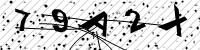
#> input picture 14_79A2X.jpg, 200 x 50 px, given in place of 4_3N9N7.jpg, which was not available
$ jupyter execute --allow-errors preprocessing.ipynb   (shell and % lines are left out)   (text cells are left out)
#> lines starting #> are read from the running program, lines starting #| are printed output that depends on the picture; after the words box and inside, x2 and y2 are one past the last pixel; in counts of white or black regions, pixels touching at a corner belong together; long printed decimals are rounded; pictures that were not available may be replaced by others from this repository, and a replacement may not be noted
[cell 1]
from google.colab import drive
drive.mount('/content/drive')

[cell 2]
import os
import glob
import numpy as np
import pandas as pd
import shutil
import cv2
import matplotlib.pyplot as plt

[cell 3]
os.chdir('/content/drive/My Drive/project_captcha/dataset/combined')

[cell 4]
im = cv2.imread('4_3N9N7.jpg',-1)
#> im is the input picture: shape (50, 200, 3); min 0, max 255, mean 202.9
im.shape
#> Out = (50, 200, 3)

[cell 5]
plt.imshow(im,cmap='gray')

[cell 6]
im_gray = cv2.cvtColor(im,cv2.COLOR_BGR2GRAY)
plt.imshow(im_gray, cmap='gray')
print(im_gray.shape)
#| (50, 200)

[cell 7]
kernel = np.ones((3,3),np.uint8)
close = cv2.morphologyEx(im_gray, cv2.MORPH_CLOSE, kernel)
plt.imshow(close, cmap='gray')

[cell 8]
print(set(close.flatten()))
#> (printed output is left out)

[cell 9]
ret,th_otsu = cv2.threshold(close,0,255,cv2.THRESH_BINARY+cv2.THRESH_OTSU)
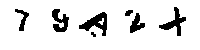
#> th_otsu: shape (50, 200); 89.1% white; 7 black regions (1 under 20 px), largest, box (x1, y1, x2, y2) and area: (79, 12, 107, 36) 300, (159, 7, 186, 36) 251, (52, 9, 69, 32) 221, (130, 13, 145, 33) 151, (15, 9, 29, 31) 114, (125, 10, 133, 16) 35
#> ret = 142
plt.imshow(th_otsu, cmap='gray')

[cell 10]
print(set(th_otsu.flatten()))
#| {0, 255}

[cell 11]
im_rescaled = cv2.resize(im_gray,None, fx = 10, fy = 10, interpolation = cv2.INTER_CUBIC)
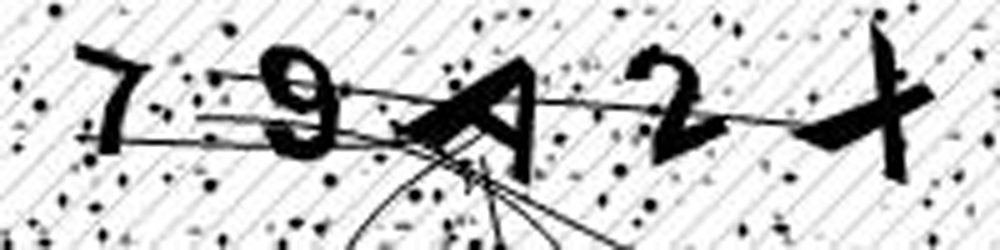
#> im_rescaled: shape (500, 2000) (shown at 1/2 size); min 0, max 255, mean 202.7
plt.imshow(im_rescaled, cmap='gray')

[cell 12]
im_rescaled.shape
#> Out = (500, 2000)

[cell 13]
kernel = np.ones((23,23),np.uint8)
close_re = cv2.morphologyEx(im_rescaled, cv2.MORPH_CLOSE, kernel)
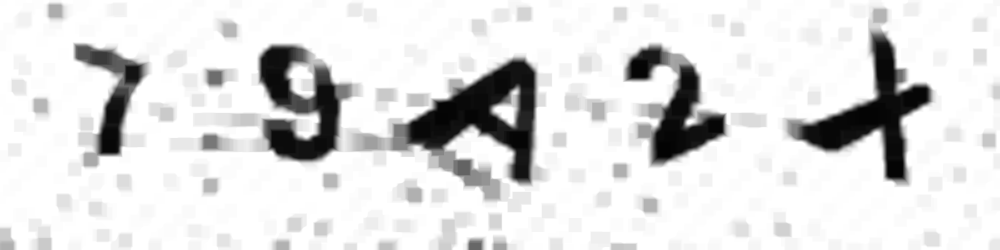
#> close_re: shape (500, 2000) (shown at 1/2 size); min 3, max 255, mean 222.8
plt.imshow(close_re, cmap='gray')

[cell 14]
ret,th_otsu_re = cv2.threshold(close_re,0,255,cv2.THRESH_BINARY+cv2.THRESH_OTSU)
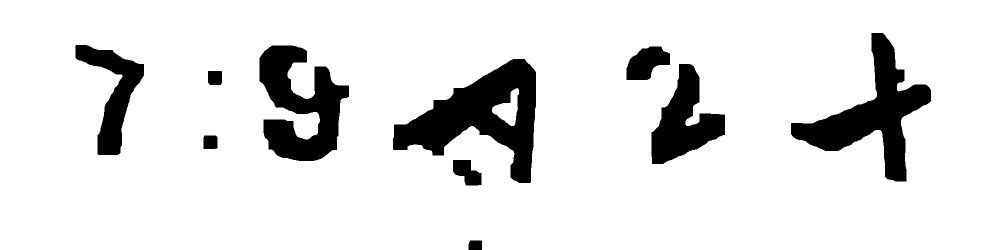
#> th_otsu_re: shape (500, 2000) (shown at 1/2 size); 88.5% white; 10 black regions, largest, box (x1, y1, x2, y2) and area: (786, 118, 1072, 366) 31365, (1582, 66, 1862, 363) 26176, (519, 91, 698, 322) 23141
#> ret = 145
plt.imshow(th_otsu_re, cmap='gray')

[cell 15]
print(set(th_otsu_re.flatten()))
#| {0, 255}

[cell 16]
im_orig = cv2.resize(th_otsu_re,None, fx = 0.2, fy = 0.2, interpolation = cv2.INTER_CUBIC)
#> im_orig: shape (100, 400); 88.6% white; 10 black regions, largest, box (x1, y1, x2, y2) and area: (157, 24, 214, 73) 1242, (316, 13, 372, 73) 1042, (104, 18, 140, 64) 921
plt.imshow(im_orig, cmap='gray')

[cell 17]
print(set(im_orig.flatten()))
#| {0, 255}

[cell 18]
import easyocr
#> (the rest of this cell did not finish here and is left out)

#> (a cell that did not finish here is left out)

[cell 20]
files = sorted(glob.glob('*.jpg'))

for file in files:
    im =  cv2.imread(file,-1)
    im_gray = cv2.cvtColor(im,cv2.COLOR_BGR2GRAY)
    im_rescaled = cv2.resize(im_gray,None, fx = 10, fy = 10, interpolation = cv2.INTER_CUBIC)
    kernel = np.ones((23,23),np.uint8)
    close_re = cv2.morphologyEx(im_rescaled, cv2.MORPH_CLOSE, kernel)
    ret,th = cv2.threshold(close_re,0,255,cv2.THRESH_BINARY+cv2.THRESH_OTSU)
    processed = cv2.resize(th,None, fx = 0.2, fy = 0.2, interpolation = cv2.INTER_CUBIC)

    cv2.imwrite('../processed/'+file, processed)

[cell 21]
import easyocr
#> (the rest of this cell did not finish here and is left out)

[cell 22]
os.chdir('/content/drive/My Drive/project_captcha/dataset/processed')

[cell 23]
im = cv2.imread('1012_K867W.jpg',0)
plt.imshow(im, cmap='gray')

[cell 24]
im.shape
#> Out = (50, 200)

[cell 25]
print(set(im.flatten()))
#> (printed output is left out)

[cell 26]
ret,thresh_inv = cv2.threshold(im,127,255,cv2.THRESH_BINARY_INV)
#> thresh_inv: shape (50, 200); 16.1% white; 85 white regions (84 under 20 px)
plt.imshow(thresh_inv, cmap='gray')

[cell 27]
print(set(thresh_inv.flatten()))
#| {0, 255}

[cell 28]
image_copy = thresh_inv.copy()

contours, hierarchy = cv2.findContours(image_copy, cv2.RETR_EXTERNAL, cv2.CHAIN_APPROX_NONE)
#> contours = 84 contours, 83 with area under 20; largest, box (x1, y1, x2, y2) and area: (15, 2, 187, 50) 1234
# print(contours)
contours = sorted(contours, key=lambda ctr: cv2.boundingRect(ctr)[0])
cv2.drawContours(image_copy, contours, -1, (0,0,255), 0)
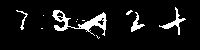
#> image_copy: shape (50, 200); 7.7% white; 11 white regions (7 under 20 px)

plt.imshow(image_copy, cmap='gray')

[cell 29]
image_copy = thresh_inv.copy()

contours, hierarchy = cv2.findContours(image_copy, cv2.RETR_EXTERNAL, cv2.CHAIN_APPROX_NONE)
# print(contours)
contours = sorted(contours, key=lambda ctr: cv2.contourArea(ctr), reverse=True)[:5]
#> contours = 5 contours, 4 with area under 20; largest, box (x1, y1, x2, y2) and area: (15, 2, 187, 50) 1234
good_cnts = sorted(contours, key=lambda ctr: cv2.boundingRect(ctr)[0])
#> good_cnts has the same summary as contours

temp_img = np.ones((100,400))*255
cv2.drawContours(temp_img, good_cnts, -1, (0,0,255), 0)
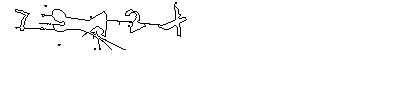
#> temp_img: shape (100, 400) float64; 98.4% white; black in thin lines or dots, all inside (x1, y1, x2, y2) = (15, 2, 187, 50)
plt.imshow(temp_img)

[cell 30]
len(contours)
#> Out = 5

[cell 31]
maxArea = 100.0
good_cnts = []
for i in range(0, len(contours)):
    area = cv2.contourArea(contours[i])
    # print(area)
    if area > maxArea:
        good_cnts.append(contours[i])
#> this loop made 5 passes
#> area on pass 1: 1233.5
#> after the loop, good_cnts = 1 contour; box (x1, y1, x2, y2) and area: (15, 2, 187, 50) 1234

temp_img = np.ones((100,400))*255
cv2.drawContours(temp_img, good_cnts, -1, (0,0,255), 0)
plt.imshow(temp_img)

[cell 32]
good_cnts = sorted(good_cnts, key=lambda ctr: cv2.boundingRect(ctr)[0])

for cnt in good_cnts:
    rect = cv2.minAreaRect(cnt)
    print(rect)
    box = cv2.boxPoints(rect)
    box = np.int0(box)
    print(box)
    cv2.drawContours(image_copy,[box],0,(255),1)
#> this loop made 1 pass
#> (rect, box) on pass 1: (((100.7, 27.66), (171.2, 44.77), -2.51), [[16, 53], [14, 9], [185, 1], [187, 46]])
#| ((100.704, 27.657), (171.186, 44.770), -2.505)
#| [[ 16  53]
#|  [ 14   9]
#|  [185   1]
#|  [187  46]]
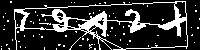
#> image_copy: shape (50, 200); 19.2% white; 75 white regions (74 under 20 px), largest, box (x1, y1, x2, y2) and area: (14, 1, 188, 50) 1727

plt.imshow(image_copy,cmap='gray')

[cell 33]
for cnt in good_cnts:
    x,y,w,h = cv2.boundingRect(cnt)
    cv2.rectangle(image_copy,(x,y),(x+w,y+h),(255),1)
#> this loop made 1 pass
#> (x, y, w, h) on pass 1: (15, 2, 172, 48)
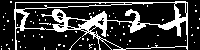
#> image_copy: shape (50, 200); 21.2% white; 70 white regions (69 under 20 px), largest, box (x1, y1, x2, y2) and area: (14, 1, 188, 50) 1934

plt.imshow(image_copy,cmap='gray')

[cell 34]
def get_mini_boxes(contour):
    rect = cv2.minAreaRect(contour)
    points = sorted(list(cv2.boxPoints(rect)), key=lambda x: x[0])
    width, height = rect[1]
    angle = rect[2]
    if abs(angle)==0.0 or abs(angle)==90.0:
        angle = 0.0
    else:
        if height>width:
            if angle < -48:
                angle = (-90 - angle)
            else:
                angle = angle
        else:
            if angle < -48:
                angle = (90+angle)
            else:
                angle = -angle
    print(width,height,angle)
    index_1, index_2, index_3, index_4 = 0, 1, 2, 3
    if points[1][1] > points[0][1]:
        index_1 = 0
        index_4 = 1
    else:
        index_1 = 1
        index_4 = 0
    if points[3][1] > points[2][1]:
        index_2 = 2
        index_3 = 3
    else:
        index_2 = 3
        index_3 = 2

    box = [points[index_1], points[index_2], points[index_3], points[index_4]]
    return box, angle

[cell 35]
def crop_rect(img, rect):

    # Rotation
    center = rect[0]
    size = rect[1]
    angle = rect[2]
    center, size = tuple(map(int, center)), tuple(map(int, size))

    # get row and col num in img
    height, width = img.shape[0], img.shape[1]
    # print(height,width)
    M = cv2.getRotationMatrix2D(center, angle, 1)
    img_rot = cv2.warpAffine(img, M, (width, height), flags=cv2.INTER_CUBIC, borderMode=cv2.BORDER_REPLICATE)
    # print(img_rot.shape)
    # Cropping


    img_crop = cv2.getRectSubPix(img, size, center)
    # plt.imshow(img_crop,cmap='gray')
    return img_crop, img_rot

[cell 36]
def padding(im,exp_size=(100,80)):
    exp_height, exp_width = exp_size
    height, width = im.shape[0], im.shape[1]

    del_ht = exp_height-height
    del_wd = exp_width-width

    pad_top = del_ht//2
    pad_bottom = del_ht - pad_top

    pad_left = del_wd//2
    pad_right = del_wd - pad_left

    img_padded = cv2.copyMakeBorder(im, pad_top, pad_bottom, pad_left, pad_right, cv2.BORDER_CONSTANT, value=0)
    # print(img_padded.shape)
    return img_padded

[cell 37]
fig, axs = plt.subplots(5)
i=0
letters = []
#> (the rest of this cell did not finish here and is left out)

#> (a cell that did not finish here is left out)

#> (a cell that did not finish here is left out)

[cell 40]
import pytesseract
#> (the rest of this cell did not finish here and is left out)

[cell 41]
from scipy.ndimage import interpolation

def moments(image):
    c0,c1 = np.mgrid[:image.shape[0],:image.shape[1]] # A trick in numPy to create a mesh grid
    totalImage = np.sum(image) #sum of pixels
    m0 = np.sum(c0*image)/totalImage #mu_x
    m1 = np.sum(c1*image)/totalImage #mu_y
    m00 = np.sum((c0-m0)**2*image)/totalImage #var(x)
    m11 = np.sum((c1-m1)**2*image)/totalImage #var(y)
    m01 = np.sum((c0-m0)*(c1-m1)*image)/totalImage #covariance(x,y)
    mu_vector = np.array([m0,m1]) # Notice that these are \mu_x, \mu_y respectively
    covariance_matrix = np.array([[m00,m01],[m01,m11]]) # Do you see a similarity between the covariance matrix
    return mu_vector, covariance_matrix

[cell 42]
def deskew(image):
    c,v = moments(image)
    alpha = v[0,1]/v[0,0]
    affine = np.array([[1,0],[alpha,1]])
    ocenter = np.array(image.shape)/2.0
    offset = c-np.dot(affine,ocenter)
    return interpolation.affine_transform(image,affine,offset=offset)

#> (a cell that did not finish here is left out)

[cell 44]
from mpl_toolkits.axes_grid1 import AxesGrid
grid = AxesGrid(plt.figure(figsize=(8,15)), 141,  # similar to subplot(141)
                    nrows_ncols=(5, 2),
                    axes_pad=0.05,
                    label_mode="1",
                    )

for i in range(len(letters)):
    im = grid[2*i].imshow(letters[i])
    im2 = grid[2*i+1].imshow(deskew(letters[i]))

[cell 45]
from mpl_toolkits.axes_grid1 import AxesGrid
grid = AxesGrid(plt.figure(figsize=(8,15)), 141,  # similar to subplot(141)
                    nrows_ncols=(5, 2),
                    axes_pad=0.05,
                    label_mode="1",
                    )

for i in range(len(letters)):
    im = grid[2*i].imshow(letters[i])
    im2 = grid[2*i+1].imshow(deskew(letters[i]))
